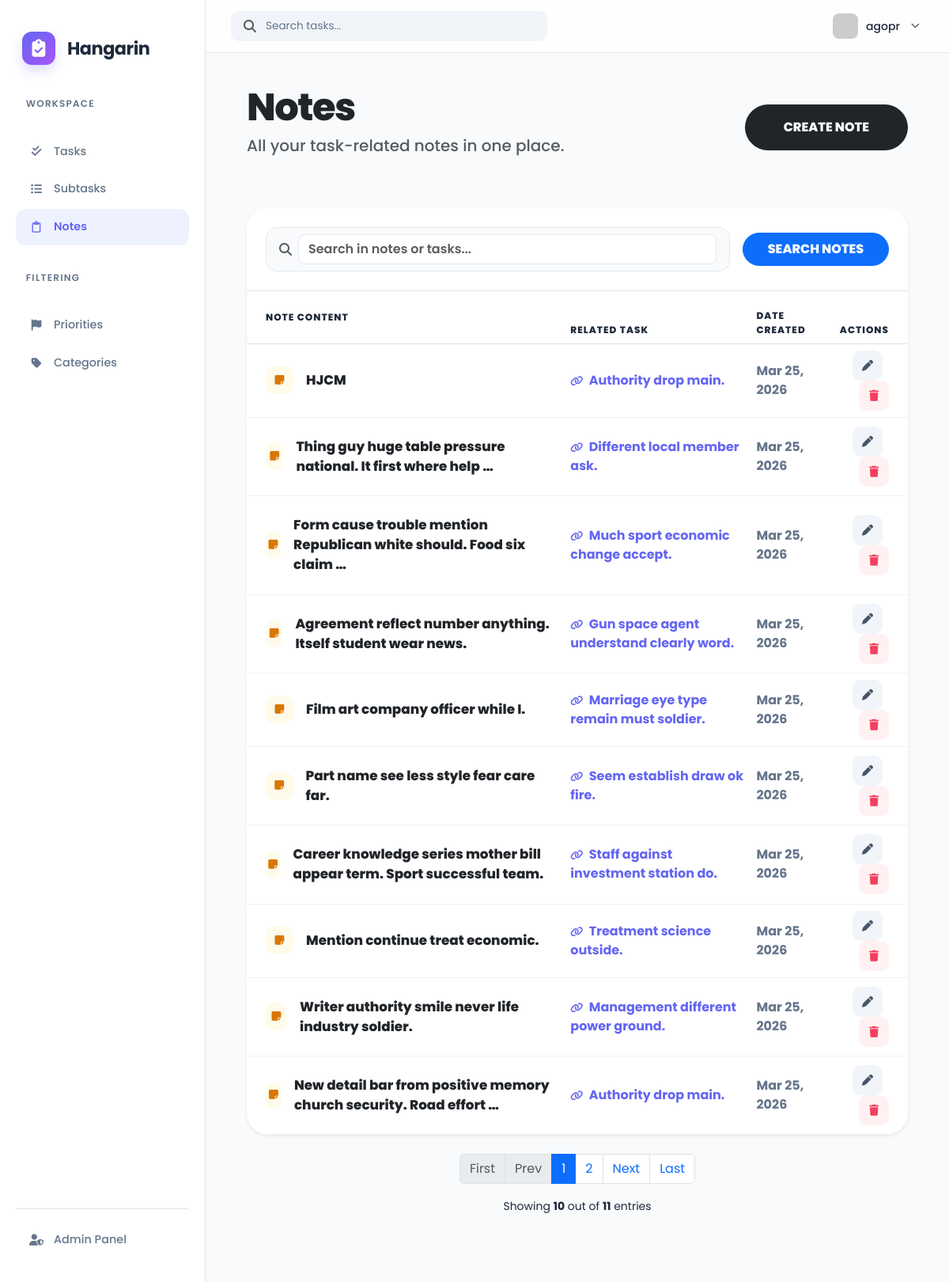
Page /note_list/ (signed in) on the committed database.
### hangarinapp/models.py (models this page shows, shortened)
class BaseModel(models.Model):
    created_at = models.DateTimeField(auto_now_add=True)
    updated_at = models.DateTimeField(auto_now=True)
    class Meta:
        abstract = True

class Note(BaseModel):
    task = models.ForeignKey(Task, on_delete=models.CASCADE)
    content = models.TextField()

class Task(BaseModel):
    title = models.CharField(max_length=200)
    description = models.TextField()
    deadline = models.DateTimeField(default=timezone.now)
    status = models.CharField(max_length=50, choices=STATUS_CHOICES, default="Pending")
    category = models.ForeignKey(Category, on_delete=models.CASCADE)
    priority = models.ForeignKey(Priority, on_delete=models.CASCADE)

### hangarinapp/views.py (the view)
# urls.py: path('note_list/', views.NoteList.as_view(), name='note-list'),
class NoteList(LoginRequiredMixin, ListView):
    model = Note
    context_object_name = 'notes'
    template_name = 'note_list.html'
    paginate_by = 10
    login_url = '/accounts/login/'
    def get_queryset(self):
        queryset = super().get_queryset().order_by('-id')
        query = self.request.GET.get('q')
        if query:
            queryset = queryset.filter(
                Q(content__icontains=query) |
                Q(task__title__icontains=query)
            )
        return queryset

### templates/note_list.html (shortened to what this page needs)
{% extends 'base.html' %}
{% load static %}
{% block content %}
<div class="container-fluid pb-5">
    <div class="d-flex justify-content-between align-items-center mb-5">
        <div>
            <h1 class="text-dark mb-1" style="font-weight: 800; font-size: 3rem; letter-spacing: -1.5px;">Notes</h1>
            <p class="text-muted fs-5" style="font-weight: 500;">All your task-related notes in one place.</p>
        </div>
        <a href="{% url 'note-add' %}" class="btn btn-dark rounded-pill px-5 py-3" style="font-weight: 800;">CREATE NOTE</a>
    </div>
    <div class="card border-0 shadow-sm" style="border-radius: 28px; overflow: hidden; background-color: #fff;">
        <div class="p-4 border-bottom bg-white">
            <form method="GET" action="{% url 'note-list' %}" class="row g-3 align-items-center">
                <div class="col-md-9">
                    <div class="d-flex align-items-center px-3 py-2" style="background-color: #f8fafc; border-radius: 14px; border: 1px solid #e2e8f0;">
                        <i class="fas fa-search text-muted me-2"></i>
                        <input type="text" name="q" value="{{ request.GET.q }}" class="form-control border-0 bg-transparent shadow-none" style="font-weight: 600;" placeholder="Search in notes or tasks...">
                    </div>
                </div>
                <div class="col-md-3 text-end">
                    <button type="submit" class="btn btn-primary w-100 rounded-pill py-2" style="font-weight: 800;">SEARCH NOTES</button>
                </div>
            </form>
        </div>
        <div class="table-responsive">
            <table class="table align-middle mb-0">
                <thead style="background-color: #f8fafc;">
                    <tr>
                        <th class="ps-4 py-4 text-uppercase" style="font-weight: 800; color: #1e293b; font-size: 0.75rem; letter-spacing: 1px;">Note Content</th>
                        <th class="text-uppercase" style="font-weight: 800; color: #1e293b; font-size: 0.75rem; letter-spacing: 1px;">Related Task</th>
                        <th class="text-uppercase" style="font-weight: 800; color: #1e293b; font-size: 0.75rem; letter-spacing: 1px;">Date Created</th>
                        <th class="text-end pe-4 text-uppercase" style="font-weight: 800; color: #1e293b; font-size: 0.75rem; letter-spacing: 1px;">Actions</th>
                    </tr>
                </thead>
                <tbody>
                    {% for note in object_list %}
                    <tr style="border-bottom: 1px solid #edf2f7;">
                        <td class="ps-4 py-4">
                            <div class="d-flex align-items-center">
                                <div class="me-3" style="width: 35px; height: 35px; display: flex; align-items: center; justify-content: center; border-radius: 10px; background-color: #fffbeb; color: #d97706;">
                                    <i class="fas fa-sticky-note" style="font-size: 0.85rem;"></i>
                                </div>
                                <span class="text-dark" style="font-weight: 800; font-size: 1.05rem;">
                                    {{ note.content|truncatewords:10 }}
                                </span>
                            </div>
                        </td>
                        <td>
                            <span style="font-weight: 700; color: #6366f1;">
                                <i class="fas fa-link me-1" style="font-size: 0.8rem;"></i> {{ note.task.title }}
                            </span>
                        </td>
                        <td>
                            <span style="font-weight: 700; color: #64748b;">{{ note.created_at|date:"M d, Y" }}</span>
                        </td>
                        <td class="text-end pe-4">
                            <a href="{% url 'note-update' note.id %}" class="btn btn-sm me-2" style="border-radius: 10px; background-color: #f1f5f9; color: #475569; width: 38px; height: 38px; display: inline-flex; align-items: center; justify-content: center; border: none;">
                                <i class="fas fa-pen"></i>
                            </a>
                            <a href="{% url 'note-delete' note.id %}" class="btn btn-sm" style="border-radius: 10px; background-color: #fff1f2; color: #f43f5e; width: 38px; height: 38px; display: inline-flex; align-items: center; justify-content: center; border: none;">
                                <i class="fas fa-trash"></i>
                            </a>
                        </td>
                    </tr>
                    {% endfor %}
                </tbody>
            </table>
        </div>
    </div>
    <div class="mt-4">
        {% include 'includes/pagination.html' %}
    </div>
</div>
{% endblock %}

### templates/base.html (shortened to what this page needs)
{% load static %}
{% load pwa %}
<!DOCTYPE html>
<html lang="en">
<head>
    <link href="https://cdn.jsdelivr.net/npm/bootstrap@5.3.0/dist/css/bootstrap.min.css" rel="stylesheet">
    <link rel="stylesheet" href="https://cdnjs.cloudflare.com/ajax/libs/font-awesome/6.5.0/css/all.min.css">
</head>
<body>
<div class="app-layout">
    <aside class="sidebar-wrapper">
    <a href="/" class="brand-box text-decoration-none">
        <div class="brand-logo">
            <i class="fas fa-clipboard-check"></i>
        </div>
        <div class="brand-text">
            <h1 class="brand-name mb-0">Hangarin</h1>
        </div>
    </a>
    <nav class="flex-grow-1">
        <div class="nav-group">
            <p class="nav-label">Workspace</p>
            <a href="{% url 'task-list' %}" class="sidebar-link {% if 'task' in request.path %}active{% endif %}">
                <i class="fas fa-check-double"></i>
                <span>Tasks</span>
            </a>
            <a href="{% url 'subtask-list' %}" class="sidebar-link {% if 'subtask' in request.path %}active{% endif %}">
                <i class="fas fa-list-ul"></i>
                <span>Subtasks</span>
            </a>
            <a href="{% url 'note-list' %}" class="sidebar-link {% if 'note' in request.path %}active{% endif %}">
                <i class="far fa-clipboard"></i>
                <span>Notes</span>
            </a>
        </div>
        <div class="nav-group">
            <p class="nav-label">Filtering</p>
            <a href="{% url 'priority-list' %}" class="sidebar-link">
                <i class="fas fa-flag"></i>
                <span>Priorities</span>
            </a>
            <a href="{% url 'category-list' %}"class="sidebar-link">
                <i class="fas fa-tag"></i>
                <span>Categories</span>
            </a>
        </div>
    </nav>
    <div class="system-nav mt-auto border-top pt-3">
        <a href="/admin/" class="sidebar-link">
            <i class="fas fa-user-shield"></i>
            <span>Admin Panel</span>
        </a>
    </div>
</aside>
    <main class="main-viewport">
        <header class="glass-header">
            <div class="search-bar">
                <i class="fas fa-search text-muted"></i>
                <input type="text" id="mainSearch" placeholder="Search tasks...">
            </div>
            <div class="dropdown">
                <div class="profile-trigger" data-bs-toggle="dropdown">
                    <img src="https://ui-avatars.com/api/?name={{ user.username|default:'User' }}&background=6366f1&color=fff&bold=true" class="avatar">
                    <span class="d-none d-lg-inline fw-medium small">{{ user.username|default:"Guest" }}</span>
                    <i class="fas fa-chevron-down small text-muted ms-1" style="font-size: 0.7rem;"></i>
                </div>
            </div>
        </header>
        <div class="content-container" id="searchableArea">
            {% block content %}
            {% endblock %}
        </div>
    </main>
</div>
</body>
</html>

### templates/base.html (style rules this page uses)
:root { --bg-body: #f8fafc; --sidebar-bg: #ffffff; --accent-primary: #6366f1; --accent-hover: #4f46e5; --text-main: #1e293b; --text-muted: #64748b; --sidebar-width: 260px; --card-shadow: 0 4px 12px rgba(0, 0, 0, 0.03); --border-color: #e2e8f0; }
body { background-color: var(--bg-body); color: var(--text-main); font-family: 'Poppins', sans-serif; min-height: 100vh; margin: 0; overflow-x: hidden; }
.sidebar-wrapper { position: fixed; top: 0; left: 0; bottom: 0; width: var(--sidebar-width); background: var(--sidebar-bg); border-right: 1px solid var(--border-color); display: flex; flex-direction: column; padding: 2rem 1.25rem; z-index: 1050; transition: all 0.3s ease; }
.brand-box { display: flex; align-items: center; gap: 15px; padding: 0.5rem 0.5rem 2.5rem; }
.brand-logo { width: 42px; height: 42px; background: linear-gradient(135deg, #6366f1 0%, #a855f7 100%); border-radius: 12px; display: flex; align-items: center; justify-content: center; color: white !important; font-size: 1.4rem; box-shadow: 0 8px 15px rgba(99, 102, 241, 0.2); flex-shrink: 0; }
.brand-name { font-weight: 700; font-size: 1.4rem; color: #1e293b !important; line-height: 1; letter-spacing: -0.5px; }
.brand-text { display: flex; flex-direction: column; }
.nav-group { margin-bottom: 2rem; }
.nav-label { font-size: 0.75rem; text-transform: uppercase; letter-spacing: 0.1em; color: var(--text-muted) !important; padding: 0 0.8rem 0.8rem; font-weight: 600; }
.sidebar-link { display: flex; align-items: center; gap: 12px; padding: 0.75rem 1rem; color: var(--text-muted) !important; text-decoration: none; border-radius: 12px; font-weight: 500; font-size: 0.9rem; transition: all 0.2s ease; margin-bottom: 2px; }
.sidebar-link i { width: 20px; text-align: center; }
.sidebar-link.active { background: #eef2ff; color: var(--accent-primary) !important; font-weight: 600; }
.main-viewport { margin-left: var(--sidebar-width); padding: 0; min-height: 100vh; }
.glass-header { background: rgba(255, 255, 255, 0.8); backdrop-filter: blur(10px); border-bottom: 1px solid var(--border-color); padding: 0.75rem 2rem; display: flex; align-items: center; justify-content: space-between; position: sticky; top: 0; z-index: 1000; }
.search-bar { background: #f1f5f9; border-radius: 10px; padding: 0.5rem 1rem; display: flex; align-items: center; gap: 10px; width: 100%; max-width: 400px; }
.search-bar input { background: transparent !important; border: none !important; color: var(--text-main) !important; width: 100%; outline: none; font-size: 0.85rem; }
.search-bar input::placeholder { color: var(--text-muted); }
.profile-trigger { display: flex; align-items: center; gap: 10px; cursor: pointer; padding: 5px; border-radius: 10px; transition: background 0.2s; }
.avatar { width: 32px; height: 32px; border-radius: 8px; object-fit: cover; }
.content-container { padding: 2.5rem; animation: fadeIn 0.4s ease-out; }
input, select, textarea, .form-control { color: var(--text-main) !important; background-color: #ffffff !important; border: 1px solid var(--border-color) !important; border-radius: 8px !important; }

### rows in the picture
Note: content "HJCM", task "Authority drop main.", created_at "Mar 25, 2026"
Note: content "Thing guy huge table pressure national. It first where help …", task "Different local member ask.", created_at "Mar 25, 2026"
Note: content "Form cause trouble mention Republican white should. Food six claim …", task "Much sport economic change accept.", created_at "Mar 25, 2026"
Note: content "Agreement reflect number anything. Itself student wear news.", task "Gun space agent understand clearly word.", created_at "Mar 25, 2026"
Note: content "Film art company officer while I.", task "Marriage eye type remain must soldier.", created_at "Mar 25, 2026"
Note: content "Part name see less style fear care far.", task "Seem establish draw ok fire.", created_at "Mar 25, 2026"
Note: content "Career knowledge series mother bill appear term. Sport successful team.", task "Staff against investment station do.", created_at "Mar 25, 2026"
Note: content "Mention continue treat economic.", task "Treatment science outside.", created_at "Mar 25, 2026"
Note: content "Writer authority smile never life industry soldier.", task "Management different power ground.", created_at "Mar 25, 2026"
Note: content "New detail bar from positive memory church security. Road effort …", task "Authority drop main.", created_at "Mar 25, 2026"

### other values in the picture
{{ user.username|default:"Guest" }} "agopr"
{{ page_num }} "1"
{{ page_num }} "2"
{{ object_list|length }} "10"
{{ paginator.count }} "11"
